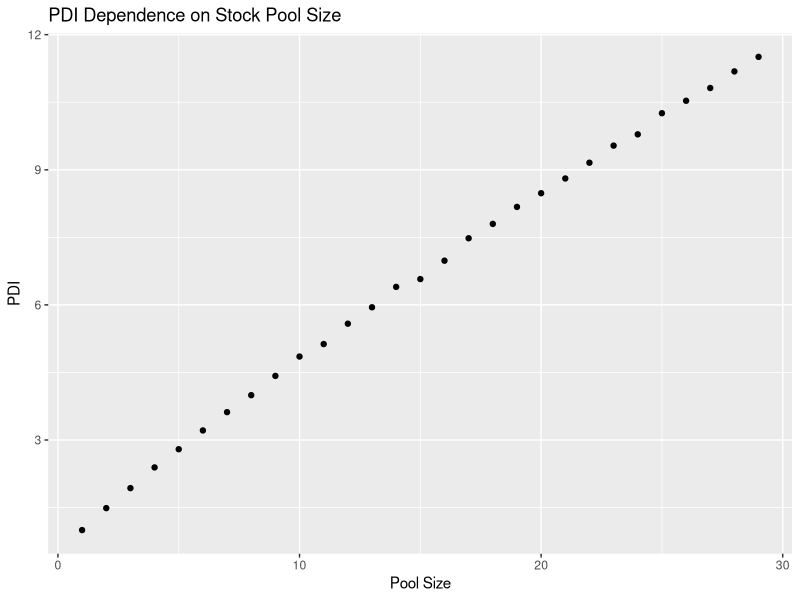
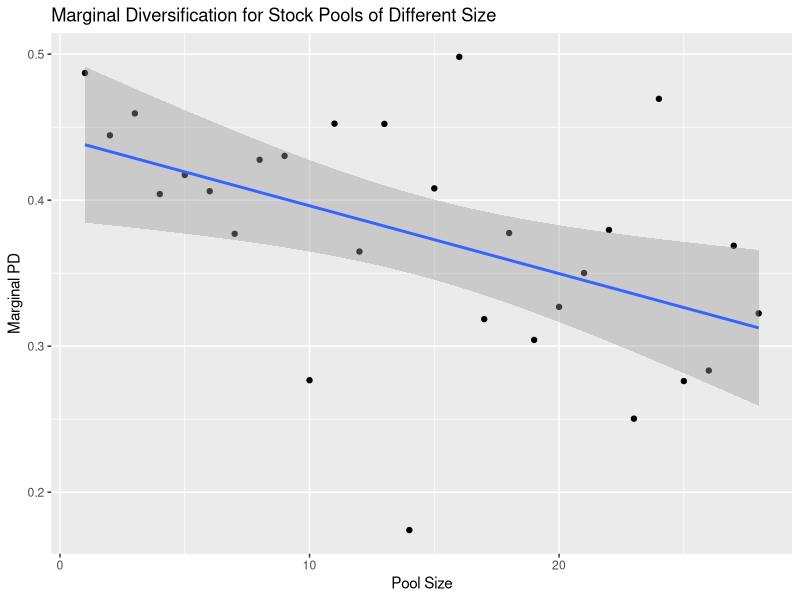
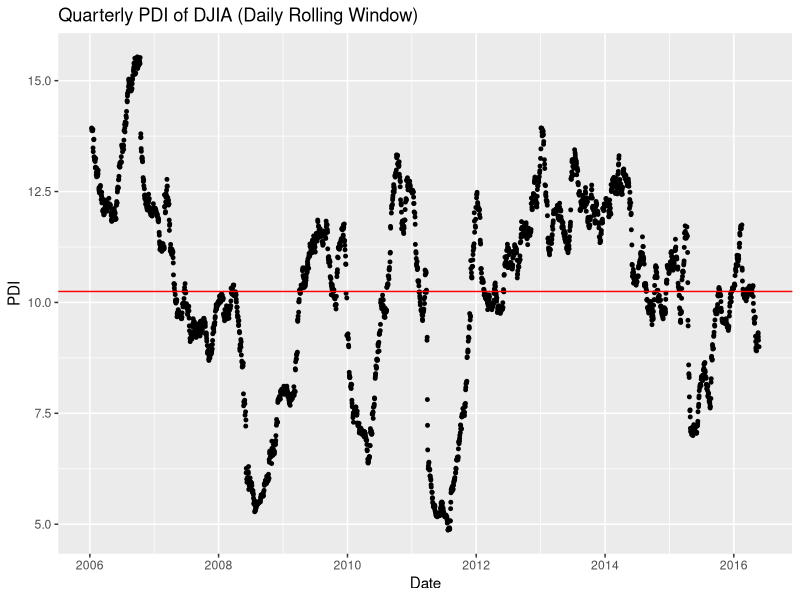

Recreate these plots in R, in order.
## ---- chunk 1
require(ggplot2)
require(lubridate)
mydf_s = read.csv("djia prices.csv")
mydf = mydf_s
mydf$Tickers = dmy(as.character(mydf$Tickers))
pdi.calc <- function(tempdf) {
  #INPUT: dataframe with asset returns only and no missing values
  #OUTPUT: Portfolio Diversification Index
  pca.out = prcomp(tempdf, scale=T)
  sdvec = pca.out$sdev
  relStrengths = sdvec^2/sum(sdvec^2)
  summation = sum(seq(length(sdvec))*relStrengths)
  pdi = 2*summation - 1
  return(pdi)
}
mydf = mydf[complete.cases(mydf[,2]),] #Using column 2 to filter out non-trading days
df = mydf[-nrow(mydf),]
df[,2:ncol(df)] = lapply(mydf[,2:ncol(mydf)], function(x) -diff(x)/x[-1]) #Calculating returns
df = df[,sapply(df, function(x) sum(is.na(x)))==0] #Dropping columns with missing values
df[,2:ncol(df)] = lapply(df[,2:ncol(df)], function(x) x-mean(x,na.rm=T))
## ---- chunk 2
poolsizePDI = as.numeric()
for (i in seq(29)) {
  trialsPDI = as.numeric()
  for (n in seq(20)) {
    stockNums = sample(2:ncol(df), size=i, replace=F) #Column 1 not sampled because they are dates
    trialsPDI = c(trialsPDI, pdi.calc(df[,stockNums]))
  }
  poolsizePDI = c(poolsizePDI, mean(trialsPDI))
}
ggplot() + geom_point(aes_string(x=seq(length(poolsizePDI)), y=poolsizePDI)) + labs(y="PDI",x="Pool Size",title="PDI Dependence on Stock Pool Size")
## ---- chunk 3
ggplot() + geom_point(aes_string(x=seq(length(diff(poolsizePDI))), y=diff(poolsizePDI))) + labs(y="Marginal PD",x="Pool Size",title="Marginal Diversification for Stock Pools of Different Size") + geom_smooth(aes_string(x=seq(length(diff(poolsizePDI))), y=diff(poolsizePDI)), method="lm", formula = y~x)
## ---- chunk 4
timedf = df
quarterlyPDI = numeric()
for (i in nrow(timedf):91) {
  currPDI = pdi.calc(timedf[i:(i-90),-1])
  quarterlyPDI = c(quarterlyPDI, currPDI)
}
ggplot() + geom_point(aes_string(x=rev(timedf$Tickers[91:nrow(timedf)]), y=quarterlyPDI), size=1) + labs(y="PDI",x="Date",title="Quarterly PDI of DJIA (Daily Rolling Window)") + geom_hline(yintercept=mean(quarterlyPDI),col="red")
